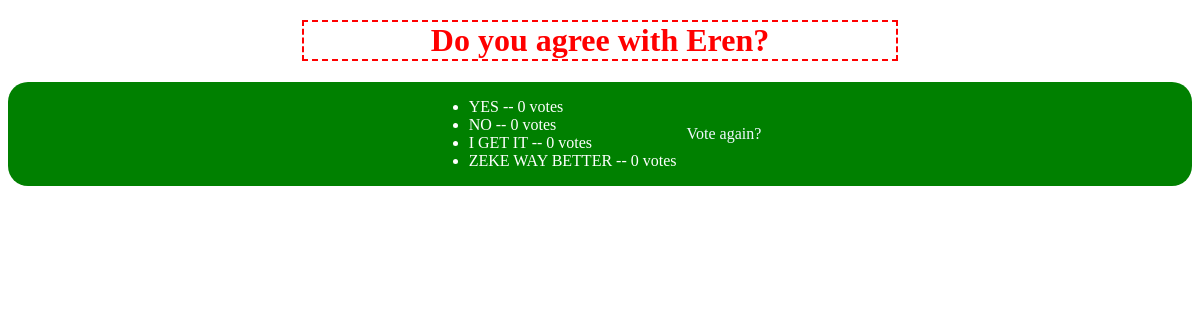
Page /polls/7/results/ on the earlier database version.
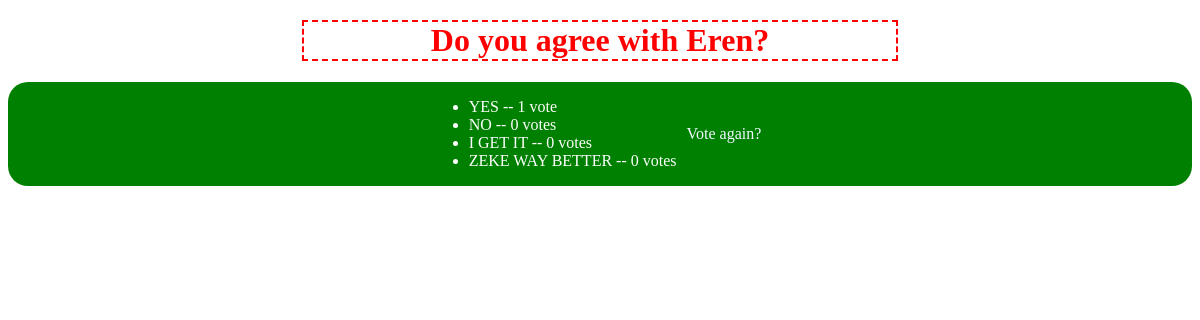
Same page on the later database version.
### polls/models.py (models this page shows, shortened)
class Choice(models.Model):
    question = models.ForeignKey(Question, on_delete=models.CASCADE)
    choice_text = models.CharField(max_length=200)
    votes = models.IntegerField(default=0)

### polls/views.py (the view)
# urls.py: path('<int:pk>/results/', views.ResultsView.as_view(), name="results"),
class ResultsView(generic.DetailView):
    model = Question
    template_name = 'polls/results.html'

### polls/templates/polls/results.html
{% load static %}
<link rel="stylesheet" href="{% static 'polls/results.css' %}">
<h1>{{ question.question_text }}</h1>
<div class="container">
<ul>
    {% for choice in question.choice_set.all %}
    <li>{{ choice.choice_text }} -- {{ choice.votes }} vote{{ choice.votes|pluralize }}</li>
    {% endfor %}
</ul>
<a href="{% url 'polls:detail' question.id %}">Vote again?</a>
</div>

Differences in the rows shown:
changed Choice "YES": votes "0" → "1"
